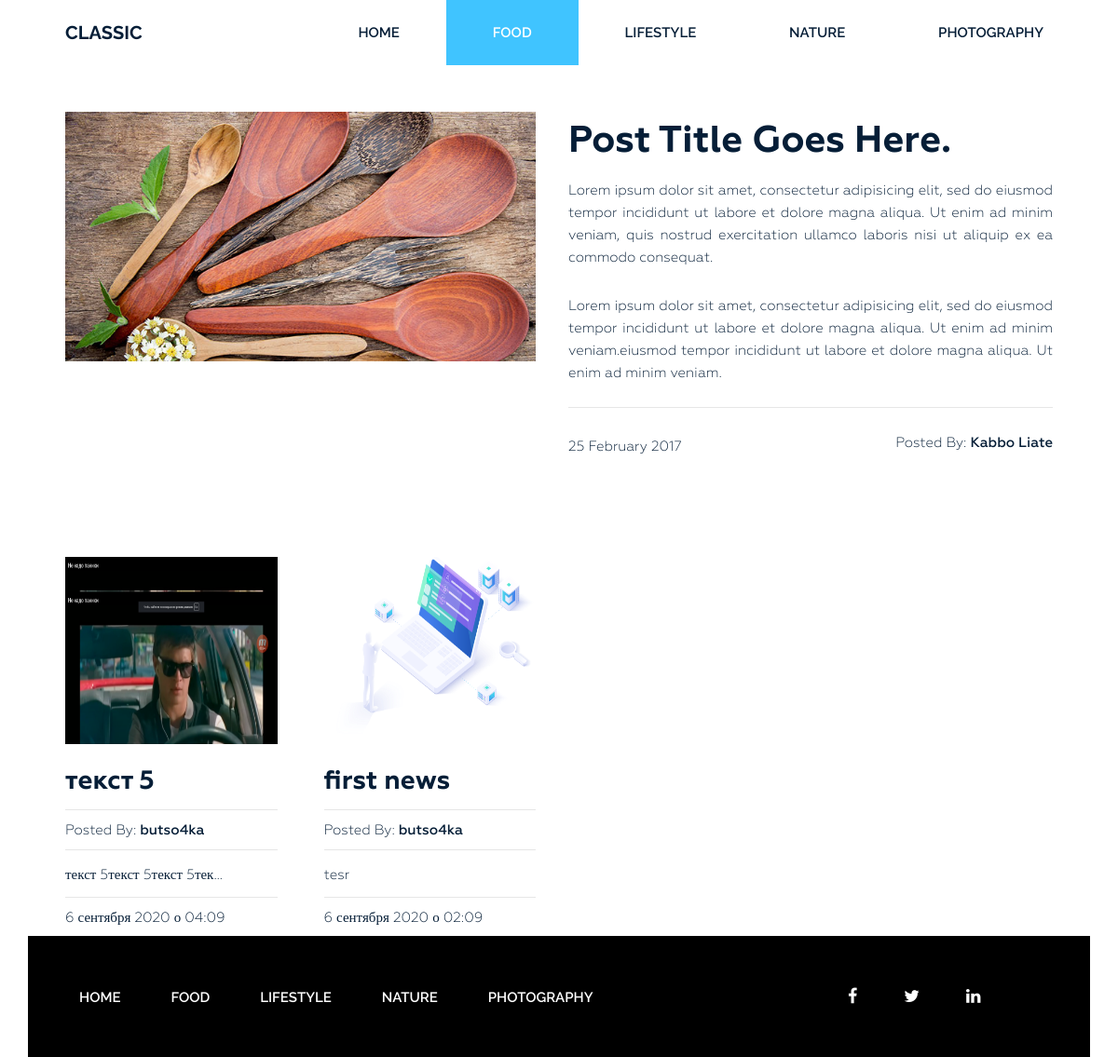
The app's page /category/food/ with its own data.
### blog/models.py (models this page shows, shortened)
class Category(models.Model):
    title = models.CharField(max_length=155, verbose_name='Назва')
    slug = models.SlugField(max_length=155, verbose_name='Url', unique=True)
    def __str__(self):
        return self.title
    def get_absolute_url(self):
        return reverse_lazy('category', kwargs={'slug': self.slug})
    class Meta:
        verbose_name = "Категорія"
        verbose_name_plural = "Категорії"
        ordering = ['title']

class Post(models.Model):
    title = models.CharField(max_length=155, verbose_name='Заголовок')
    slug = models.SlugField(max_length=155, verbose_name='Url', unique=True)
    author = models.CharField(max_length=35, verbose_name='Автор')
    content = models.TextField(blank=True, verbose_name='Текст')
    created_at = models.DateTimeField(auto_now_add=True, verbose_name='Створено')
    updated_at = models.DateTimeField(auto_now=True, verbose_name='Редаговано')
    photo = models.ImageField(upload_to='photos/%Y/%m/%d', blank=True, verbose_name='Фото|Зображення')
    is_published = models.BooleanField(default=False, verbose_name='Чи опобліковувати')
    views = models.IntegerField(default=0, verbose_name='К-сть переглядів')
    category = models.ForeignKey('Category', on_delete=models.PROTECT, related_name='posts', verbose_name='Категорія')
    tag = models.ManyToManyField('Tag', blank=True, related_name='posts')
    def get_absolute_url(self):
        return reverse_lazy('post', kwargs={'slug': self.slug})
    class Meta:
        verbose_name = "Допис"
        verbose_name_plural = "Дописи"
        ordering = ['-created_at']

### blog/views.py (the view)
# urls.py: path('category/<str:slug>/', PostByCategory.as_view(), name='category'),
class PostByCategory(ListView):
    template_name = 'blog/news_by_category.html'
    context_object_name = 'posts'
    paginate_by = 4
    allow_empty = False  # Щоб була помилка 404
    def get_queryset(self):
        return Post.objects.filter(category__slug=self.kwargs['slug'])
    def get_context_data(self, *, object_list=None, **kwargs):
        context = super().get_context_data(**kwargs)
        context['title'] = Category.objects.get(slug=self.kwargs['slug'])
        return context

### blog/templatetags/menu.py (called while the page is built)
@register.inclusion_tag('blog/menu_tpl.html')
def show_menu(menu_class='menu'):
    categories = Category.objects.all()
    return {"categories": categories, 'menu_class': menu_class}

### blog/templates/blog/news_by_category.html (shortened to what this page needs)
{% extends 'base.html' %}
{% load static %}
{% block content %}
<section class="blog-post-area">
            <div class="container">
                <div class="row">
                    <div class="blog-post-area-style">
                            <div class="col-md-12">
                                <div class="single-post-big">
                                    <div class="big-image">
                                        <img src="{% static 'img/post-image1.jpg' %}" alt="">
                                    </div>
                                    <div class="big-text">
                                        <h3><a href="#">Post Title Goes Here.</a></h3>
                                        <p>Lorem ipsum dolor sit amet, consectetur adipisicing elit, sed do eiusmod tempor incididunt ut labore et dolore magna aliqua. Ut enim ad minim veniam, quis nostrud exercitation ullamco laboris nisi ut aliquip ex ea commodo consequat.</p>
                                        <p>Lorem ipsum dolor sit amet, consectetur adipisicing elit, sed do eiusmod tempor incididunt ut labore et dolore magna aliqua. Ut enim ad minim veniam.eiusmod tempor incididunt ut labore et dolore magna aliqua. Ut enim ad minim veniam.</p>
                                        <h4><span class="date">25 February 2017</span><span class="author">Posted By: <span class="author-name">Kabbo Liate</span></span>
                                        </h4>
                                    </div>
                                </div>
                            </div>
                            {% for post in posts %}
                            <div class="col-md-3">
                                <div class="single-post">
                                     {% if post.photo %}
                                        <img src="{{ post.photo.url }}" alt="{{ post.title }}" width="300"  height="201" >
                                        {% else %}
                                         <img src="https://amaltasindia.in/UploadPhoto/no_img.jpg" alt = '{{ post.title }}'
                                        width="300"  height="201" >
                                        {% endif %}
                                    <h3><a href="{{ post.get_absolute_url }}">{{ post.title }}</a></h3>
                                    <h4><span>Posted By: <span class="author-name">{{ post.author }}</span></span>
                                    </h4>
                                        {{ post.content|truncatechars_html:25|safe }}
                                    <h4><span>{{ post.created_at|date:"j E Y о H:m" }}</span></h4>
                                </div>
                            </div>
                            {% endfor %}
                    </div>
                </div>
            </div>
        </section>
{% endblock %}

### blog/templates/blog/menu_tpl.html
   <div class="{{ menu_class }}">
       <ul>
           <li><a href="{% url 'home' %}">Home</a></li>
           {% for item in categories %}
           <li><a href="{{ item.get_absolute_url }}">{{ item.title }}</a></li>
           {% endfor %}
       </ul>
   </div>

### my_blog_site/static/style.css (style rules this page uses)
.wrapper header.header .menu { margin: 0 }
.wrapper header.header .menu ul { float: right; margin: 0; padding: 0; margin-right: 4px; }
.wrapper header.header .menu ul li { display: inline-block; list-style: outside none none; margin: 0 -4px 0 0; }
.wrapper header.header .menu ul li a { color: rgb(6, 30, 55); font-family: "Raleway", sans-serif; font-size: 15px; font-weight: 600; line-height: 70px; padding: 26px 50px; text-decoration: none; text-transform: uppercase; }
.wrapper header.header .menu ul li.active a { background: #40c4ff; color: #fff; }
section.blog-post-area { margin-top: 50px; }
section.blog-post-area .big-image { float: left; width: 50%; padding-right: 35px; }
section.blog-post-area .big-text { float: right; width: 50%; padding-right: 20px; }
section.blog-post-area img { width: 100%; }
section.blog-post-area .big-text h3 { margin: 10px 0 0; }
section.blog-post-area .big-text h3 a { font-family: Geometria; font-weight: 700; font-size: 40px; color: #061e37; text-decoration: none; }
section.blog-post-area .big-text p { color: #061e37; font-family: Geometria; font-size: 15px; font-weight: 400; line-height: 24px; padding-top: 18px; text-align: justify; text-decoration: none; }
section.blog-post-area .big-text h4 { margin-top: 25px; padding-top: 30px; position: relative; }
section.blog-post-area .big-text h4::before { background: #e6e6e6 none repeat scroll 0 0; content: ""; height: 1px; position: absolute; top: 0; width: 100%; }
section.blog-post-area .single-post { padding-right: 20px; margin: 100px 0px 0px; }
section.blog-post-area h4 span { font-family: Geometria; font-weight: 400; font-size: 15px; color: #061e37; text-decoration: none; }
section.blog-post-area .big-text h4 span.author { float: right }
section.blog-post-area h4 span.author-name { font-weight: 500; }
.blog-post-area .single-post h3 a { font-family: Geometria; font-size: 28px; font-weight: 700; text-decoration: none; color: #061e37; }
.blog-post-area .single-post p { color: #061e37; font-family: Geometria; font-size: 15px; font-weight: 400; line-height: 27px; padding-top: 14px; position: relative; text-align: justify; }
.blog-post-area .single-post h4 { margin-bottom: 12px; padding-top: 10px; position: relative; }
.blog-post-area .single-post h4::before { background: #e6e6e6 none repeat scroll 0 0; content: ""; height: 1px; position: absolute; top: 0; width: 100%; }
.blog-post-area .single-post p::before { background: #e6e6e6 none repeat scroll 0 0; content: ""; height: 1px; position: absolute; top: 0; width: 100%; }
.blog-post-area .single-post h3 { margin: 25px 0 15px; }
.blog-post-area .blog-post-area-style { margin: 0 20px 0 40px; }
.wrapper footer.footer .footer-menu { margin: 0 }
.wrapper footer.footer .footer-menu ul { line-height: 130px; margin: 0; padding: 0; }
.wrapper footer.footer .footer-menu ul li { display: inline; list-style: outside none none; margin: 0; padding: 30px 0px; }
.wrapper footer.footer .footer-menu ul li a { color: #fff; font-family: "Raleway", sans-serif; font-size: 15px; font-weight: 600; line-height: 70px; margin-left: 40px; padding: 26px 10px 26px 0; text-decoration: none; text-transform: uppercase; }

### records on screen
Category: title "FOOD"
Category: title "LIFESTYLE"
Category: title "NATURE"
Category: title "PHOTOGRAPHY"
Post: photo (picture), title "текст 5", author "butso4ka", content "текст 5текст 5текст 5тек…", created_at "6 сентября 2020 о 04:09"
Post: photo (picture), title "first news", author "butso4ka", content "tesr", created_at "6 сентября 2020 о 02:09"
